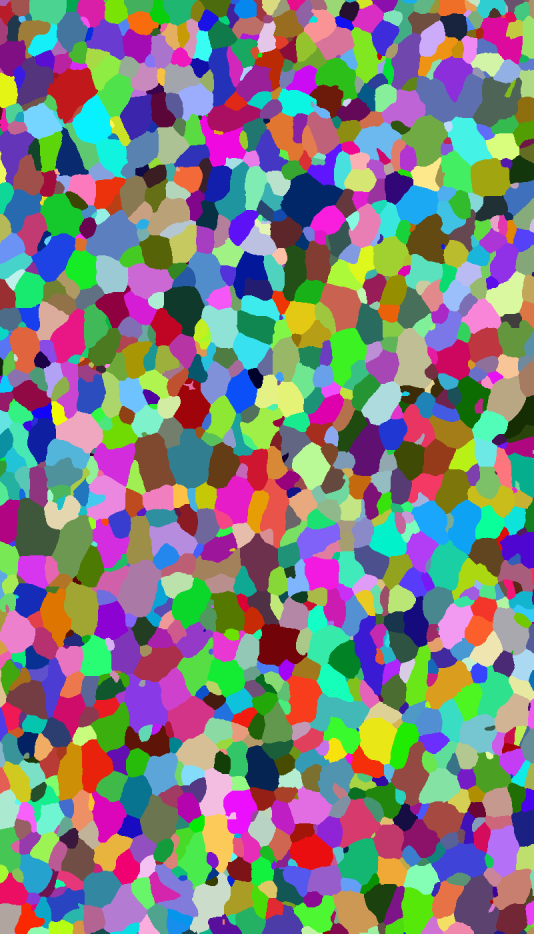
#> input picture images/GroundTruth/002.tif, 1600 x 2800 px (shown at 1/3 size); its folder holds 3 pictures in this run
$ python fastFineCutDemo.py
#> lines starting #> are read from the running program, lines starting #| are printed output that depends on the picture
### Algorithm/propagationLabel.py
# Function：All functions related to label
# Writer：Boyuan Ma，Time：2017-2-24

import numpy as np
from skimage.measure import label


# [185 lines left out: functions reviseLabel, normalizeLabel, denoiseByArea, addAllComparation, addComparation, getDistanceFromGroundTruthPoint and 1 more, not called in this run]

def getEdgesFromLabel(labeled, neighbors=4):
    """
    Function：Obtain the border image based on label
        Input： labeled: label image
               neighbor: 4 Neighbors or 8 Neighbors, (optional, default 4 Neighbors)
        Algorithm：If there is a pixel in the neighborhood of a certain pixel that is different from its own label, the pixel is a boundary pixel, set to 255, otherwise it is 0.
        Output： edgeImage (edgeImage == 0 or edgeImage == 255)
    """
    edges = np.zeros(labeled.shape)
    for row in range(0, labeled.shape[0]):
        for col in range(0, labeled.shape[1]):
            value = labeled[row, col]
            isEdges = False
            if neighbors == 4:
                if row != 0 and value != labeled[row-1, col]:
                    isEdges = True
                elif col != 0 and value != labeled[row, col-1]:
                    isEdges = True
                elif row != labeled.shape[0]-1 and value != labeled[row+1, col]:
                    isEdges = True
                elif col != labeled.shape[1]-1 and value != labeled[row, col+1]:
                    isEdges = True
            elif neighbors == 8:
                if row != 0 and value != labeled[row-1, col]:
                    isEdges = True
                elif row != 0 and col != 0 and value != labeled[row-1, col-1]:
                    isEdges = True
                elif row != 0 and col != labeled.shape[1]-1 and value != labeled[row-1, col+1]:
                    isEdges = True
                elif row != labeled.shape[0]-1 and value != labeled[row+1, col]:
                    isEdges = True
                elif row != labeled.shape[0]-1 and col != 0 and value != labeled[row+1, col-1]:
                    isEdges = True
                elif row != labeled.shape[0]-1 and col != labeled.shape[1]-1 and value != labeled[row+1, col+1]:
                    isEdges = True
                elif col != 0 and value != labeled[row, col-1]:
                    isEdges = True
                elif col != labeled.shape[1]-1 and value != labeled[row, col+1]:
                    isEdges = True
            if isEdges == True:
                edges[row, col] = 255

    return edges

# [11 lines left out: function getNumberFromLabel, not called in this run]

### Algorithm/cropAndPaste.py
import os
from Algorithm.propagation import propagationSegment
from PIL import Image

# Image cropping and stitching
# Each image is first cropped into (sizeX, sizeY) image, then each image is segmented by graph-cut. Finally, the segmented image is re-stitched.
# The cropping order is horizontal first and then vertical
# tmp Temporary address of intermediate results

# cropping
def tailor(sizeX, sizeY, lastAddress, nextAddress, saveAddress, region = 10):
    image_last = Image.open(lastAddress)
    image_next = Image.open(nextAddress)

    if image_last.size != image_next.size:
        return "Error! The image of the previous layer and the image of the layer is different in dimension."

    (w_image, h_image) = image_last.size

    row = int(h_image/sizeY)
    col = int(w_image/sizeX)

    n = 0
    for i in range(row):
        for j in range(col):
            box_X = j*sizeX
            box_Y = i*sizeY
            box_W = sizeX
            box_H = sizeY
            if i == 0:
                box_Y = 0
                box_H = sizeY + region
            elif i == row-1:
                box_Y = i*sizeY - region
                box_H = sizeY + region
            else:
                box_Y = i*sizeY - region
                box_H = sizeY + 2*region
            if j == 0:
                box_X = 0
                box_W = sizeX + region
            elif j == col-1:
                box_X = j*sizeX - region
                box_W = sizeX + region
            else:
                box_X = j*sizeX - region
                box_W = sizeX + 2*region
            box = (box_X, box_Y, box_X + box_W, box_Y + box_H)
            roi_last = image_last.crop(box)
            roi_next = image_next.crop(box)
            n += 1
            try:
                destination_last = os.path.join(saveAddress, "last"+str(i)+"-"+str(j)+'.tif')
                destination_next = os.path.join(saveAddress, "next"+str(i)+"-"+str(j)+'.tif')
                roi_last.save(destination_last)
                roi_next.save(destination_next)
            except:
                return "Picture is saved incorrectly"
    return "success"

# Get the maximum number of rows and columns for a cropped picture (saved with row-column names)
def getXAndY(pieceAddress):
    imgList = os.listdir(pieceAddress)
    tmpList = []
    tmpX = 0    # row
    tmpY = 0    # column
    for img in imgList:
        tmpList.append(img.replace('result', '').replace('last', '').replace('next', '').replace('.tif', '').split('-'))
    for size in tmpList:
        if int(size[0]) > tmpX:
            tmpX = int(size[0])
        if int(size[1]) > tmpY:
            tmpY = int(size[1])
    return [tmpX, tmpY]

# stitching
def stitch(sizeX, sizeY, pieceAddress, saveRoad, region = 10):
    tmpX = getXAndY(pieceAddress)[0]
    tmpY = getXAndY(pieceAddress)[1]
    resultWidth = sizeX*(tmpY+1)    # width
    resultHeight = sizeY*(tmpX+1)   # height
    result = Image.new("RGB", (resultWidth, resultHeight))
    for i in range(tmpX+1):
        for j in range(tmpY+1):
            fname = os.path.join(pieceAddress, "result"+str(i)+"-"+str(j)+'.tif')
            piece = Image.open(fname)
            box_H = sizeY
            box_W = sizeX
            if i == 0:
                box_Y = 0
            else:
                box_Y = region
            if j == 0:
                box_X = 0
            else:
                box_X = region
            box = (box_X, box_Y, box_X + box_W, box_Y + box_H)
            roi_result = piece.crop(box)
            result.paste(roi_result, (j*sizeX, i*sizeY))
    result.save(saveRoad)
    return result


def segment(sizeX, sizeY, lastLabeled, nextOriginal, nextSegment, algorithm = "ffc", boxLength = 18, boundingLength = 18, KCost = 3):
    """
    Function：The main function of the Fast-FineCut boundary detection algorithm, including image cropping, propagation segmentation, stitching and so on
        Input：sizeX: the width of the crop picture, recommended value 200
             sizeY: the height of the crop picture, recommended value 200
             lastLabeled: segmentation result of last image
             nextOriginal: this layer's original image
             nextSegment: storage address of this layer's segmentation result
             algorithm: Algorithm category Fast-FineCut -- "ffc"  Waggoner -- "wag"
             boxLength: Overlap area, same as BoundingLength by default
             boundingLength: the length of bounding region, default 18
             infiniteCost: Default 100, refers to infinity
             KCost: K value of binary term in propagation segmentation, default 3
        Output: result：Segmentation result, it should be noted that the result is opened by Image, not opencv
    """

    # Temporary address of cropping picture, default in the directory where this project located
    img_tailor = os.path.join(os.getcwd(), 'tmp')
    if not os.path.exists(img_tailor):
        os.mkdir(img_tailor)

    if os.path.exists(img_tailor) and os.path.exists(lastLabeled) and os.path.exists(nextOriginal):
        tailor(sizeX,sizeY,lastLabeled, nextOriginal,img_tailor, boxLength)
        [tmpX, tmpY] = getXAndY(img_tailor)
        for i in range(tmpX+1):
            for j in range(tmpY+1):
                lastSegmentImageAddress = os.path.join(img_tailor, "last"+str(i)+"-"+str(j)+'.tif')
                nextOriginalImageAddress = os.path.join(img_tailor, "next"+str(i)+"-"+str(j)+'.tif')
                nextSegmentAddress = os.path.join(img_tailor, "result"+str(i)+"-"+str(j)+'.tif')
                propagationSegment(lastSegmentImageAddress, nextOriginalImageAddress, nextSegmentAddress, algorithm = algorithm, boundingLength=boundingLength, KCost=KCost)
        result = stitch(sizeX, sizeY, img_tailor, nextSegment, boxLength)
        return result
    else:
        return "Image address error"

### Algorithm/propagation.py
#  -*- coding:utf-8 -*-
import numpy as np
import cv2 as cv
from .unaryCost import getUnaryCost
from .binaryCost import getBinaryCostFromUnary,getBinaryCostByWaggoner
from .binaryCost import addComparation
from .pairWise import getPairWiseMatrix
from .propagationLabel import reviseLabel, getEdgesFromLabel, denoiseByArea

from skimage import morphology
from skimage.measure import label
from pygco import cut_from_graph

def propagationSegment(lastSegmentImageAddress, nextOriginalImageAddress, nextSegmentAddress, algorithm = "ffc", boundingLength = 18, infiniteCost = 100, KCost = 3):
  """
  the main function of propagation segmentation
  :param lastSegmentImageAddress: The address of the segment result of last image
  :param nextOriginalImageAddress: The address of the original image to be segmented in this layer
  :param nextSegmentAddress: The storage address of segmentation results
  :param algorithm: Algorithm category Fast-FineCut -- "ffc"  Waggoner -- "wag"
  :param boundingLength: the length of bounding region, default 18
  :param infiniteCost:  Default 100, refers to infinity
  :param KCost: K value of binary term, default 3
  :return: Return the segmentation result
  """

  # read the image
  tempLastSegment = cv.imread(lastSegmentImageAddress)
  if tempLastSegment is None:
      return "The last image's path is wrong"

  tempNextOriginal = cv.imread(nextOriginalImageAddress)
  if tempNextOriginal is None:
      return "The path of this layer's image is wrong"

  # Gets the number of horizontal and vertical coordinates of the image
  rowNumber = tempLastSegment.shape[0]
  colNumber = tempLastSegment.shape[1]

  # Convert the last image to a grayscale image if it is a color image
  lastSegment = np.zeros((rowNumber, colNumber))
  if tempLastSegment.ndim == 3:
      lastSegment = cv.cvtColor(tempLastSegment, cv.COLOR_BGR2GRAY)
  elif tempLastSegment.ndim == 2:
      lastSegment = tempLastSegment

  # Convert this layered image to a grayscale image if it is a color image
  nextOriginal = np.zeros((rowNumber, colNumber))
  if tempNextOriginal.ndim == 3:
      nextOriginal = cv.cvtColor(tempNextOriginal, cv.COLOR_BGR2GRAY)
  elif tempNextOriginal.ndim == 2:
      nextOriginal = tempNextOriginal

  if nextOriginal.shape != lastSegment.shape:
      return "Error! The image of the previous layer and the image of the layer is different in dimension."


  # Label the last image
  uniqueNum = np.unique(lastSegment)
  lastNumber = 0
  lastLabeled = np.zeros((rowNumber, colNumber))
  if len(uniqueNum) == 2:    # Binary image
      (lastLabeled, lastNumber) = label(lastSegment, background=255, neighbors=4, return_num=True)
      lastLabeled = reviseLabel(lastLabeled)
  elif len(uniqueNum) > 2:
      (lastLabeled, lastNumber) = label(lastSegment, neighbors=4, return_num=True)
  lastLabeled = lastLabeled.astype(np.int32)

  # Calculate the unary item unaryCostMatrix and bounding region
  unaryCostMatrix, boundingRegion = getUnaryCost(lastLabeled, lastSegment, return_boundingRegion=True, morphKernelNum=boundingLength, infiniteCost=infiniteCost)

  # Calculate the edgeImage required for the binary item
  blurredGaussian = cv.GaussianBlur(nextOriginal, (3, 3), 0)
  imgThreshMean = cv.adaptiveThreshold(blurredGaussian, 255, cv.ADAPTIVE_THRESH_MEAN_C, cv.THRESH_BINARY_INV, 5, 4)
  imgThreshMean = denoiseByArea(imgThreshMean, 300, neighbors=8)
  tempNextEdge = morphology.skeletonize(imgThreshMean / 255) * 255

  if algorithm == "ffc":
    # Fast-FineCut's binary term, use edgeImage
    binaryCostMatrix = getBinaryCostFromUnary(nextOriginal, lastSegment, lastLabeled, lastNumber, unaryCostMatrix, type="edgeImage", edgeOriginalImage=tempNextEdge, infiniteCost=infiniteCost, KCost=KCost)
  elif algorithm == "wag":
    # waggoner's binary term
    binaryCostMatrix = getBinaryCostByWaggoner(nextOriginal, lastSegment, lastLabeled, type="edgeImage", edgeOriginalImage=tempNextEdge, infiniteCost=infiniteCost)

  # calculate pairWiseMatrix
  pairWiseMatrix = getPairWiseMatrix(lastSegment, lastLabeled)

  # Graph-cut
  result_graph = cut_from_graph(binaryCostMatrix, unaryCostMatrix.reshape(-1, lastNumber), pairWiseMatrix, algorithm="swap")
  nextLabeled = result_graph.reshape(nextOriginal.shape)
  nextSegment = getEdgesFromLabel(nextLabeled)

  # Show the intermediate results
  # plt.subplot(231),plt.imshow(tempNextEdge,cmap="gray"),plt.title("nextEdges")
  # plt.subplot(232),plt.imshow(np.uint8(boundingRegion)),plt.title("boundingRegion")
  # #plt.subplot(232),plt.imshow(tempNextEdge,cmap="gray"),plt.title("nextEdges")
  # # plt.subplot(333),plt.imshow(unaryCost),plt.title("unaryCost")
  # plt.subplot(233),plt.imshow(addComparation(nextOriginal, binaryCostMatrix)),plt.title("binaryCostMatrix")
  # #plt.subplot(234),plt.imshow(ragShow),plt.title("rag")
  # plt.subplot(234),plt.imshow(nextOriginal,cmap="gray"),plt.title("Original")
  # plt.subplot(235),plt.imshow(nextLabeled),plt.title("nextLabeled")
  # plt.subplot(236),plt.imshow(nextSegment,cmap="gray"),plt.title("result")
  # plt.show()

  # Export image
  try:
      cv.imwrite(nextSegmentAddress, nextSegment)
  except (cv.error, Exception):
      return "Picture is saved incorrectly"
  return nextSegment

### fastFineCutDemo.py
from skimage import morphology
import Algorithm.cropAndPaste as cropAndPaste
from Algorithm.propagation import propagationSegment
import os
import numpy as np
import cv2
import time
from Algorithm.propagationLabel import getEdgesFromLabel,evaluateMeritForEdge
from skimage.measure import label
from shutil import rmtree

# Fast-Fine Cut Algorithm Demo, we use the figure of merit to measure the accuracy of algorithm
if __name__ == "__main__":
    ROOT_DIR = os.path.join(os.getcwd(), "images")
    lastSegmentImageAddress = os.path.join(ROOT_DIR, "GroundTruth")   # The address of segment result of last image
    nextOriginalImageAddress = os.path.join(ROOT_DIR, "Original")     # The address of the original image to be segmented in this layer
    nextSegmentAddress = os.path.join(ROOT_DIR, "Results/FastFineCut")   # The storage address of segmentation results
    index = ['001', '002', '003', '004', '005']  # List of image_ids

    T = 0
    Length = 0
    F = 0

    for i in range(1, len(index)):
        Length += 1
        print("segment image : ", index[i])

        last_Label = lastSegmentImageAddress + "/" + index[i - 1] + '.tif'  # Ground truth image of last image
        next_Label = lastSegmentImageAddress + "/" + index[i] + '.tif'    # Ground truth image of this image
        next_Original = nextOriginalImageAddress + "/" + index[i] + '.tif'  # This layer's original image
        next_Segment = nextSegmentAddress + "/" + index[i] + '.tif'  # Storage path of segmentation result

        # read and skeletonize this layer's ground truth image
        nLab = cv2.imread(next_Label)
#> nLab is the input picture: shape (2800, 1600, 3); mean B, G, R 126.8, 127.1, 127.2
        rowNumber = nLab.shape[0]
#> rowNumber = 2800
        colNumber = nLab.shape[1]
#> colNumber = 1600
        nSegment = np.zeros((rowNumber, colNumber))
        nSegment = cv2.cvtColor(nLab, cv2.COLOR_BGR2GRAY)
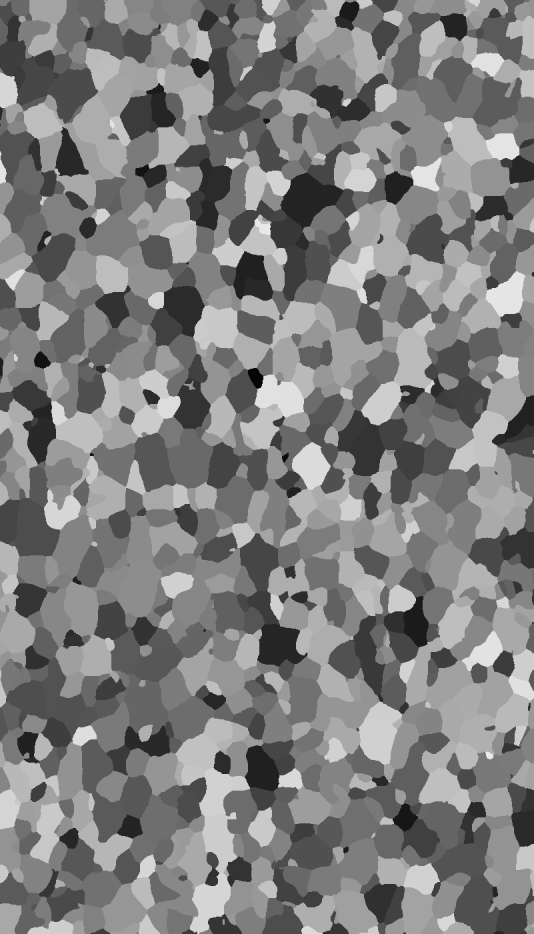
#> nSegment: shape (2800, 1600) (shown at 1/3 size); min 6, max 234, mean 127.1
        (nLabeled, nNumber) = label(nSegment, neighbors=4, return_num=True)
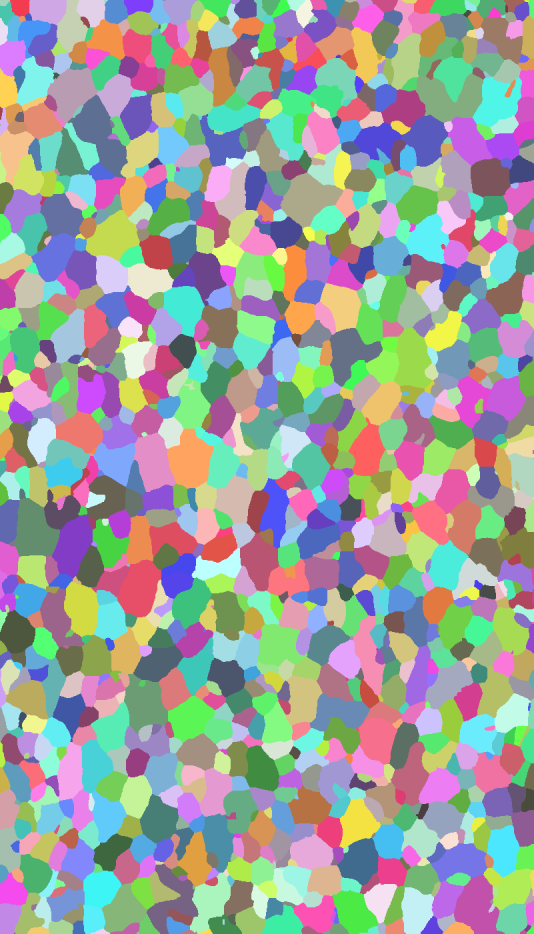
#> nLabeled: shape (2800, 1600) int64 (shown at 1/3 size); 1241 distinct labels, from 1 to 1241; one colour per label, 0 black
#> nNumber = 1241
        nLabeled = nLabeled.astype(np.int32)
#> nLabeled: shape (2800, 1600) int32; 1241 distinct labels, from 1 to 1241
        nLab_edge = np.zeros((rowNumber, colNumber))
        nLab_edge = getEdgesFromLabel(nLabeled)
#> after the loop in getEdgesFromLabel, `for row in range(0, labeled.shape[0]):`:
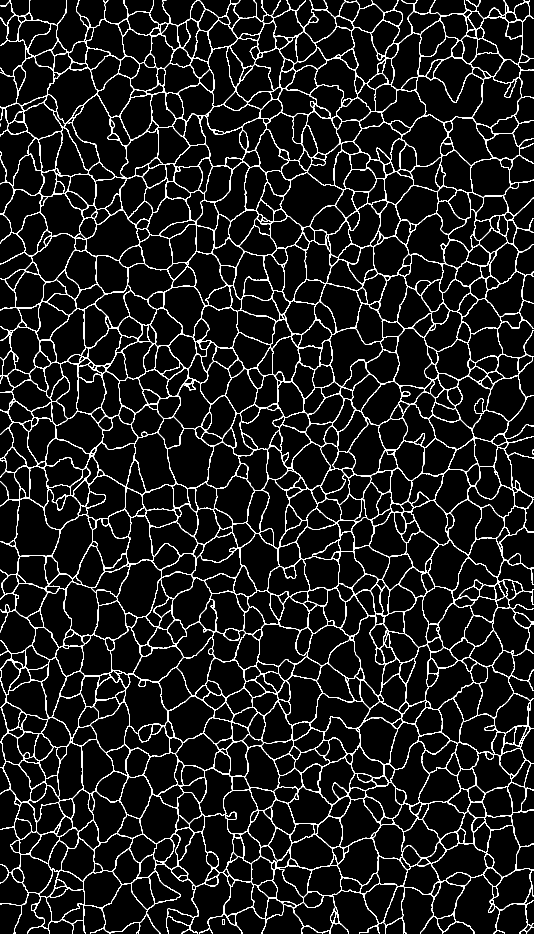
#> edges: shape (2800, 1600) float64 (shown at 1/3 size); 6.5% white in thin lines or dots
        nLab_edge_fc = morphology.skeletonize(nLab_edge / 255) * 255
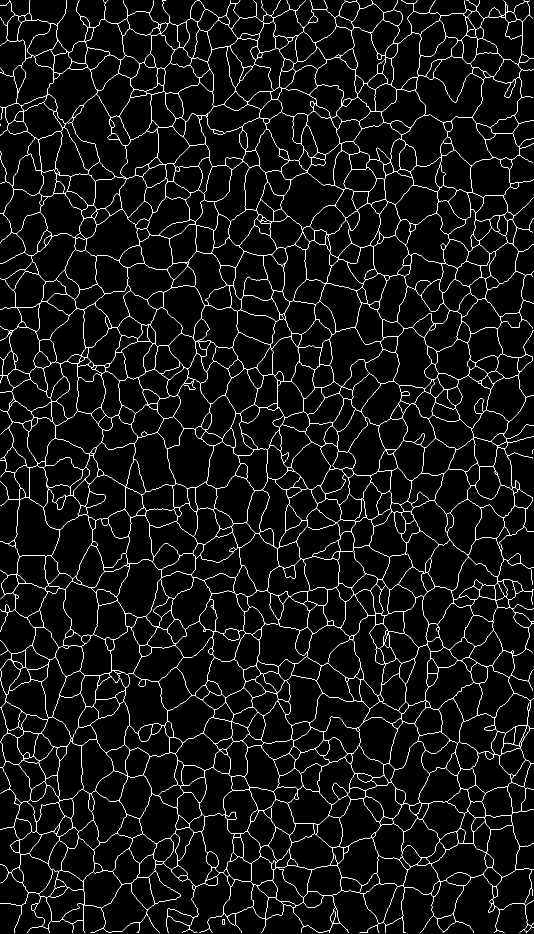
#> nLab_edge_fc: shape (2800, 1600) int64 (shown at 1/3 size); 2.8% white in thin lines or dots

        start_time = time.time()
        # Fast-FineCut algorithm , if want to use waggoner's algorithm, set the parameter algorithm="wag"
        # note!!! The size of should be the times of (sizeX, sizeY)
        segment = cropAndPaste.segment(sizeX=200, sizeY=200, lastLabeled=last_Label, nextOriginal=next_Original, nextSegment=next_Segment, algorithm="ffc")
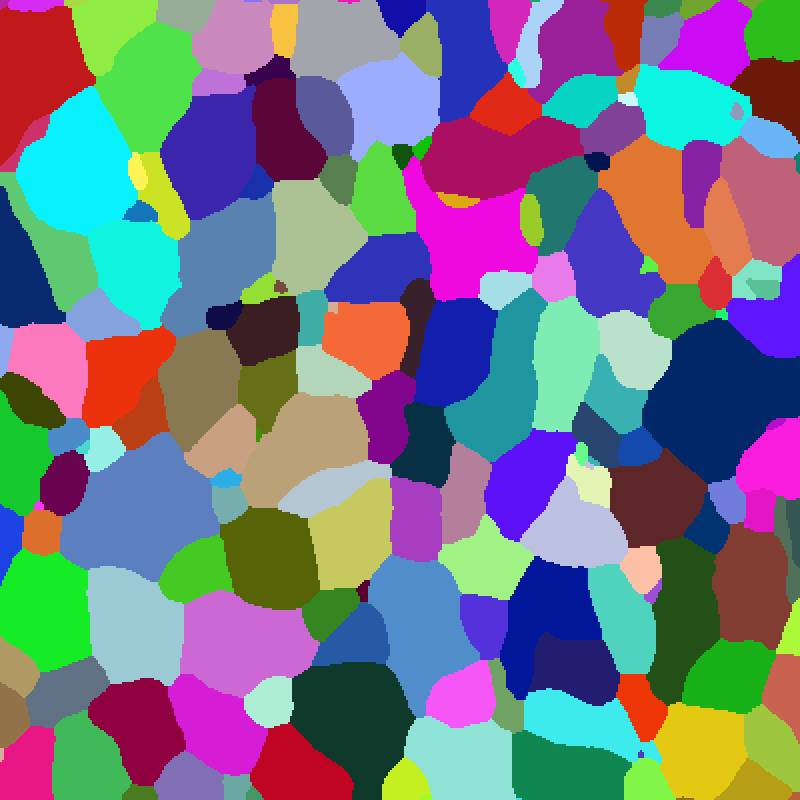
#> input picture images/GroundTruth/001.tif, 800 x 800 px
#> in tailor, image_last is the input picture: PIL image 800x800 RGB; mean R, G, B 116, 118.9, 132.2
#> in stitch, `result = Image.new("RGB", (resultWidth, resultHeight))`: result: PIL image 200x200 RGB; every value is 0
#> (the run stopped early here; a loop or call above may not have finished)
